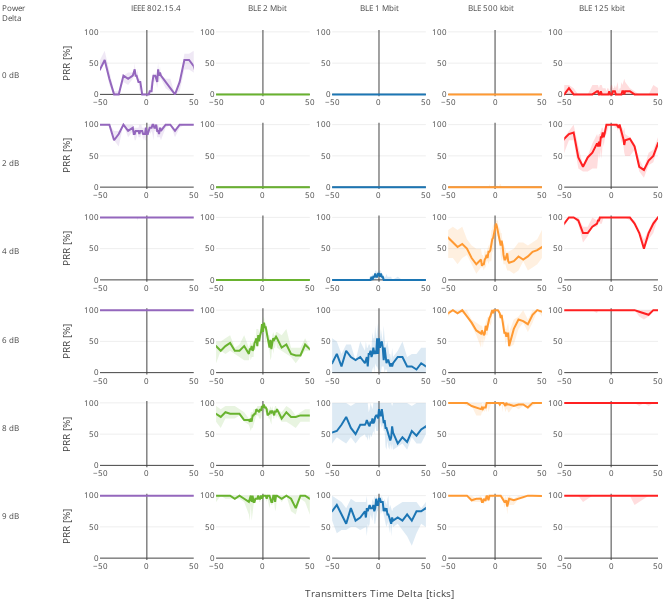

Write notebook code for a chart like this one.
### Code cell
plot_name = 'prr_matrix_DiffPayload.pdf'
figure = prr_matrix_plot(
    df,
    DataPath,
    PowerDeltaList = [0,2,4,6,8,9],
    layout = custom_layout,
    SamePayload=0
    )
figure.update_layout(custom_layout)
figure.show()
figure.write_image(str(plot_path / plot_name))
